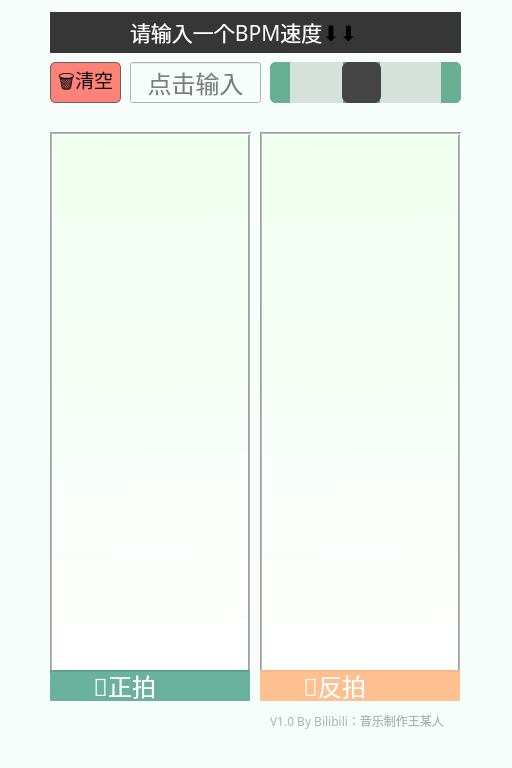
<?xml version="1.0" encoding="UTF-8"?>
<ui version="4.0">
 <class>Main</class>
 <widget class="QMainWindow" name="Main">
  <property name="enabled">
   <bool>true</bool>
  </property>
  <property name="geometry">
   <rect>
    <x>0</x>
    <y>0</y>
    <width>512</width>
    <height>768</height>
   </rect>
  </property>
  <property name="sizePolicy">
   <sizepolicy hsizetype="Preferred" vsizetype="Preferred">
    <horstretch>0</horstretch>
    <verstretch>0</verstretch>
   </sizepolicy>
  </property>
  <property name="minimumSize">
   <size>
    <width>512</width>
    <height>768</height>
   </size>
  </property>
  <property name="maximumSize">
   <size>
    <width>512</width>
    <height>768</height>
   </size>
  </property>
  <property name="baseSize">
   <size>
    <width>0</width>
    <height>0</height>
   </size>
  </property>
  <property name="font">
   <font>
    <family>HarmonyOS Sans SC Light</family>
    <pointsize>14</pointsize>
    <underline>false</underline>
   </font>
  </property>
  <property name="cursor">
   <cursorShape>ArrowCursor</cursorShape>
  </property>
  <property name="mouseTracking">
   <bool>true</bool>
  </property>
  <property name="tabletTracking">
   <bool>true</bool>
  </property>
  <property name="focusPolicy">
   <enum>Qt::TabFocus</enum>
  </property>
  <property name="contextMenuPolicy">
   <enum>Qt::NoContextMenu</enum>
  </property>
  <property name="acceptDrops">
   <bool>true</bool>
  </property>
  <property name="windowTitle">
   <string>音乐基值计算器</string>
  </property>
  <property name="windowIcon">
   <iconset>
    <normaloff>ico256.ico</normaloff>ico256.ico</iconset>
  </property>
  <property name="toolTip">
   <string>1111111111</string>
  </property>
  <property name="toolTipDuration">
   <number>5</number>
  </property>
  <property name="styleSheet">
   <string notr="true">alternate-background-color: rgb(226, 226, 226);
color: rgb(0, 0, 0);
background-color: rgb(246, 253, 251);</string>
  </property>
  <property name="iconSize">
   <size>
    <width>100</width>
    <height>100</height>
   </size>
  </property>
  <property name="documentMode">
   <bool>false</bool>
  </property>
  <property name="unifiedTitleAndToolBarOnMac">
   <bool>false</bool>
  </property>
  <widget class="QWidget" name="main">
   <property name="font">
    <font>
     <family>HarmonyOS Sans</family>
     <pointsize>16</pointsize>
     <underline>false</underline>
    </font>
   </property>
   <property name="styleSheet">
    <string notr="true">alternate-background-color: rgb(226, 226, 226);
color: rgb(0, 0, 0);
background-color: rgb(246, 253, 251);</string>
   </property>
   <widget class="QPushButton" name="pushButton_qingkong">
    <property name="geometry">
     <rect>
      <x>50</x>
      <y>62</y>
      <width>71</width>
      <height>41</height>
     </rect>
    </property>
    <property name="font">
     <font>
      <family>HarmonyOS Sans SC</family>
      <pointsize>14</pointsize>
      <underline>false</underline>
     </font>
    </property>
    <property name="cursor">
     <cursorShape>PointingHandCursor</cursorShape>
    </property>
    <property name="mouseTracking">
     <bool>true</bool>
    </property>
    <property name="tabletTracking">
     <bool>false</bool>
    </property>
    <property name="focusPolicy">
     <enum>Qt::StrongFocus</enum>
    </property>
    <property name="autoFillBackground">
     <bool>false</bool>
    </property>
    <property name="styleSheet">
     <string notr="true"> QPushButton {  
            border: 1px solid rgba(100, 100, 100,255); /* QPushButton边框的宽度、样式和颜色 */
            background-color: rgba(255, 130, 120,255);
            color:rgb(0, 0, 0);
             /* border: none; /* 无边框 */  
            border-radius: 5px; /* 边框圆角 */  
			/*font-size: 18pt; /* 字体大小 */
        }

QPushButton:hover {  
            /* 鼠标悬停效果 */  
            background-color: rgba(56, 170, 107,185); /* 更深的背景 */  
        }  

QPushButton:pressed { /* 鼠标按压在QPushButton上时的状态 */
    background-color: rgba(56, 170, 107,255);
}</string>
    </property>
    <property name="locale">
     <locale language="Chinese" country="China"/>
    </property>
    <property name="text">
     <string>🗑️清空</string>
    </property>
    <property name="checkable">
     <bool>false</bool>
    </property>
    <property name="autoRepeat">
     <bool>false</bool>
    </property>
    <property name="autoExclusive">
     <bool>false</bool>
    </property>
    <property name="autoDefault">
     <bool>false</bool>
    </property>
   </widget>
   <widget class="QScrollBar" name="horizontalScrollBar">
    <property name="geometry">
     <rect>
      <x>270</x>
      <y>62</y>
      <width>191</width>
      <height>41</height>
     </rect>
    </property>
    <property name="font">
     <font>
      <family>HarmonyOS Sans SC</family>
      <pointsize>20</pointsize>
      <underline>false</underline>
     </font>
    </property>
    <property name="cursor">
     <cursorShape>PointingHandCursor</cursorShape>
    </property>
    <property name="mouseTracking">
     <bool>true</bool>
    </property>
    <property name="focusPolicy">
     <enum>Qt::TabFocus</enum>
    </property>
    <property name="contextMenuPolicy">
     <enum>Qt::CustomContextMenu</enum>
    </property>
    <property name="acceptDrops">
     <bool>false</bool>
    </property>
    <property name="autoFillBackground">
     <bool>false</bool>
    </property>
    <property name="styleSheet">
     <string notr="true">/* 设置水平滚动条的样式 */

/* 整体样式 */
QScrollBar:horizontal{
	
    margin:0px 00px 0px 00px; /* 外边距 */
    background-color:rgb(85, 170, 127); /* 背景颜色 */
	border-radius:6px;  /*边角圆润*/
    border:none; /* 边框 */
    height:20px; /* 高度 */
    padding-left:20px;  /*左预留位置*/
    padding-right:20px;  /*右预留位置*/
}
/* 滑块样式 */
QScrollBar::handle:horizontal{

    background-color:rgb(68, 68, 68); /* 背景颜色 */
    border-radius:7px; /*边角圆润*/
    height:20px; /* 高度 */
}

/* 滑块悬停样式 */
QScrollBar::handle:horizontal:hover{
    background: rgb(75, 75, 75); /* 背景颜色 */
}

/*滑块按下样式*/
QScrollBar::handle:horizontal:pressed{
    background-color: rgb(44, 44, 44);
}

/* 向右按钮样式 */
QScrollBar::add-line:horizontal{
    subcontrol-position: right; /* 子控件位置 */
    subcontrol-origin:margin; /* 子控件原点 */
    background-color:rgb(104, 175, 148);
    border:0px solid rgb(255, 170, 0); /* 边框 */
    height:41px; /* 高度 */
    width:25px; /* 宽度 */
	border-radius:6px;  /*边角圆润*/
}
QScrollBar::add-line:horizontal:hover{
	 background-color:rgb(99, 190, 142)
}

QScrollBar::add-line:horizontal:pressed{
    background-color:rgb(87, 147, 127);
}

/* 向左按钮样式 */
QScrollBar::sub-line:horizontal{
	
    subcontrol-position: left; /* 子控件位置 */
    subcontrol-origin:margin; /* 子控件原点 */
    background-color:rgb(104, 175, 148);
    border:0px solid rgb(103, 170, 151); /* 边框 */
    height:41px; /* 高度 */
    width:25px; /* 宽度 */
	border-radius:6px;  /*边角圆润*/
}
QScrollBar::sub-line:horizontal:hover{
	 background-color:rgb(99, 190, 142)
}

QScrollBar::sub-line:horizontal:pressed{
    background-color:rgb(87, 147, 127);
}
/* 向左箭头样式 */
QScrollBar::left-arrow:horizontal{
   /* border-image:url(:/commonImg/Resources/image/common/arrowLeft.png); /* 图片路径 */
    width:30px; /* 宽度 */
    height:1px; /* 高度 */
}

/* 向右箭头样式 */
QScrollBar::right-arrow:horizontal{
    /*border-image:url(:/commonImg/Resources/image/common/arrowRight.png); /* 图片路径 */
    width:6px; /* 宽度 */
    height:60px; /* 高度 */
}

/* 滚动区域样式 */
QScrollBar::sub-page:horizontal,
QScrollBar::add-page:horizontal{
    background-color:rgb(213, 226, 219)
}
</string>
    </property>
    <property name="minimum">
     <number>20</number>
    </property>
    <property name="maximum">
     <number>300</number>
    </property>
    <property name="singleStep">
     <number>1</number>
    </property>
    <property name="pageStep">
     <number>100</number>
    </property>
    <property name="value">
     <number>150</number>
    </property>
    <property name="sliderPosition">
     <number>150</number>
    </property>
    <property name="orientation">
     <enum>Qt::Horizontal</enum>
    </property>
    <property name="invertedAppearance">
     <bool>false</bool>
    </property>
    <property name="invertedControls">
     <bool>true</bool>
    </property>
   </widget>
   <widget class="QLabel" name="label">
    <property name="enabled">
     <bool>true</bool>
    </property>
    <property name="geometry">
     <rect>
      <x>130</x>
      <y>12</y>
      <width>251</width>
      <height>41</height>
     </rect>
    </property>
    <property name="sizePolicy">
     <sizepolicy hsizetype="Preferred" vsizetype="Preferred">
      <horstretch>0</horstretch>
      <verstretch>0</verstretch>
     </sizepolicy>
    </property>
    <property name="font">
     <font>
      <family>HarmonyOS Sans SC</family>
      <pointsize>16</pointsize>
      <underline>false</underline>
     </font>
    </property>
    <property name="acceptDrops">
     <bool>false</bool>
    </property>
    <property name="styleSheet">
     <string notr="true">background-color:rgba(54, 54, 54, 255);</string>
    </property>
    <property name="frameShadow">
     <enum>QFrame::Plain</enum>
    </property>
    <property name="text">
     <string>&lt;html&gt;&lt;head/&gt;&lt;body&gt;&lt;p&gt;&lt;span style=&quot; color:#ffffff;&quot;&gt;请输入一个BPM速度&lt;/span&gt;⬇⬇&lt;/p&gt;&lt;/body&gt;&lt;/html&gt;</string>
    </property>
    <property name="textFormat">
     <enum>Qt::AutoText</enum>
    </property>
    <property name="scaledContents">
     <bool>false</bool>
    </property>
    <property name="alignment">
     <set>Qt::AlignLeading|Qt::AlignLeft|Qt::AlignVCenter</set>
    </property>
    <property name="textInteractionFlags">
     <set>Qt::LinksAccessibleByMouse</set>
    </property>
    <property name="1" stdset="0">
     <color>
      <red>255</red>
      <green>255</green>
      <blue>255</blue>
     </color>
    </property>
   </widget>
   <widget class="QLabel" name="label_2">
    <property name="geometry">
     <rect>
      <x>50</x>
      <y>132</y>
      <width>201</width>
      <height>541</height>
     </rect>
    </property>
    <property name="font">
     <font>
      <family>HarmonyOS Sans SC Medium</family>
      <pointsize>18</pointsize>
      <underline>false</underline>
     </font>
    </property>
    <property name="cursor">
     <cursorShape>ArrowCursor</cursorShape>
    </property>
    <property name="mouseTracking">
     <bool>false</bool>
    </property>
    <property name="tabletTracking">
     <bool>false</bool>
    </property>
    <property name="focusPolicy">
     <enum>Qt::ClickFocus</enum>
    </property>
    <property name="contextMenuPolicy">
     <enum>Qt::ActionsContextMenu</enum>
    </property>
    <property name="statusTip">
     <string/>
    </property>
    <property name="accessibleName">
     <string>23233</string>
    </property>
    <property name="accessibleDescription">
     <string>12222</string>
    </property>
    <property name="layoutDirection">
     <enum>Qt::LeftToRight</enum>
    </property>
    <property name="autoFillBackground">
     <bool>false</bool>
    </property>
    <property name="styleSheet">
     <string notr="true">selection-color:rgb(255, 255, 255);
color:rgb(0, 0, 0);
selection-background-color:rgb(124, 136, 144);
background-color: qlineargradient(spread:pad, x1:0.483, y1:0, x2:0.489, y2:1, stop:0 rgba(239, 255, 239, 255), stop:1 rgba(255, 255, 255, 255))</string>
    </property>
    <property name="frameShape">
     <enum>QFrame::Box</enum>
    </property>
    <property name="frameShadow">
     <enum>QFrame::Sunken</enum>
    </property>
    <property name="lineWidth">
     <number>1</number>
    </property>
    <property name="midLineWidth">
     <number>1</number>
    </property>
    <property name="text">
     <string/>
    </property>
    <property name="textFormat">
     <enum>Qt::PlainText</enum>
    </property>
    <property name="openExternalLinks">
     <bool>true</bool>
    </property>
    <property name="textInteractionFlags">
     <set>Qt::LinksAccessibleByMouse|Qt::TextSelectableByMouse</set>
    </property>
   </widget>
   <widget class="QMdiArea" name="mdiArea">
    <property name="geometry">
     <rect>
      <x>50</x>
      <y>12</y>
      <width>411</width>
      <height>41</height>
     </rect>
    </property>
    <property name="styleSheet">
     <string notr="true"/>
    </property>
    <property name="background">
     <brush brushstyle="SolidPattern">
      <color alpha="255">
       <red>54</red>
       <green>54</green>
       <blue>54</blue>
      </color>
     </brush>
    </property>
    <property name="activationOrder">
     <enum>QMdiArea::CreationOrder</enum>
    </property>
    <property name="viewMode">
     <enum>QMdiArea::SubWindowView</enum>
    </property>
    <property name="documentMode">
     <bool>false</bool>
    </property>
    <property name="tabsClosable">
     <bool>false</bool>
    </property>
   </widget>
   <widget class="QLineEdit" name="speed_entry">
    <property name="enabled">
     <bool>true</bool>
    </property>
    <property name="geometry">
     <rect>
      <x>130</x>
      <y>62</y>
      <width>131</width>
      <height>41</height>
     </rect>
    </property>
    <property name="font">
     <font>
      <family>OPPOSans M</family>
      <pointsize>18</pointsize>
      <italic>false</italic>
      <bold>false</bold>
      <underline>false</underline>
     </font>
    </property>
    <property name="mouseTracking">
     <bool>true</bool>
    </property>
    <property name="tabletTracking">
     <bool>true</bool>
    </property>
    <property name="focusPolicy">
     <enum>Qt::ClickFocus</enum>
    </property>
    <property name="contextMenuPolicy">
     <enum>Qt::NoContextMenu</enum>
    </property>
    <property name="acceptDrops">
     <bool>true</bool>
    </property>
    <property name="styleSheet">
     <string notr="true">selection-color: rgb(255, 255, 180);
selection-background-color: rgb(63, 72, 85);
</string>
    </property>
    <property name="text">
     <string notr="true"/>
    </property>
    <property name="frame">
     <bool>true</bool>
    </property>
    <property name="alignment">
     <set>Qt::AlignCenter</set>
    </property>
    <property name="dragEnabled">
     <bool>false</bool>
    </property>
    <property name="placeholderText">
     <string notr="true">点击输入</string>
    </property>
    <property name="cursorMoveStyle">
     <enum>Qt::VisualMoveStyle</enum>
    </property>
    <property name="clearButtonEnabled">
     <bool>false</bool>
    </property>
   </widget>
   <widget class="QLabel" name="label_3">
    <property name="geometry">
     <rect>
      <x>260</x>
      <y>132</y>
      <width>201</width>
      <height>541</height>
     </rect>
    </property>
    <property name="font">
     <font>
      <family>HarmonyOS Sans SC Medium</family>
      <pointsize>18</pointsize>
      <underline>false</underline>
     </font>
    </property>
    <property name="cursor">
     <cursorShape>ArrowCursor</cursorShape>
    </property>
    <property name="mouseTracking">
     <bool>false</bool>
    </property>
    <property name="tabletTracking">
     <bool>false</bool>
    </property>
    <property name="focusPolicy">
     <enum>Qt::ClickFocus</enum>
    </property>
    <property name="contextMenuPolicy">
     <enum>Qt::ActionsContextMenu</enum>
    </property>
    <property name="statusTip">
     <string/>
    </property>
    <property name="accessibleName">
     <string>23233</string>
    </property>
    <property name="accessibleDescription">
     <string>12222</string>
    </property>
    <property name="layoutDirection">
     <enum>Qt::LeftToRight</enum>
    </property>
    <property name="autoFillBackground">
     <bool>false</bool>
    </property>
    <property name="styleSheet">
     <string notr="true">selection-color:rgb(255, 255, 255);
color:rgb(0, 0, 0);
selection-background-color:rgb(124, 136, 144);
background-color: qlineargradient(spread:pad, x1:0.483, y1:0, x2:0.489, y2:1, stop:0 rgba(239, 255, 239, 255), stop:1 rgba(255, 255, 255, 255))</string>
    </property>
    <property name="frameShape">
     <enum>QFrame::Box</enum>
    </property>
    <property name="frameShadow">
     <enum>QFrame::Sunken</enum>
    </property>
    <property name="lineWidth">
     <number>1</number>
    </property>
    <property name="midLineWidth">
     <number>1</number>
    </property>
    <property name="text">
     <string/>
    </property>
    <property name="textFormat">
     <enum>Qt::PlainText</enum>
    </property>
    <property name="openExternalLinks">
     <bool>true</bool>
    </property>
    <property name="textInteractionFlags">
     <set>Qt::LinksAccessibleByMouse|Qt::TextSelectableByMouse</set>
    </property>
   </widget>
   <widget class="QLabel" name="label_ZP">
    <property name="geometry">
     <rect>
      <x>50</x>
      <y>670</y>
      <width>200</width>
      <height>31</height>
     </rect>
    </property>
    <property name="font">
     <font>
      <family>HarmonyOS Sans SC Medium</family>
      <pointsize>18</pointsize>
      <underline>false</underline>
     </font>
    </property>
    <property name="styleSheet">
     <string notr="true">background-color: rgba(69, 157, 132, 200);

color: rgb(255, 255, 255);</string>
    </property>
    <property name="text">
     <string>       🎼正拍</string>
    </property>
    <property name="alignment">
     <set>Qt::AlignLeading|Qt::AlignLeft|Qt::AlignVCenter</set>
    </property>
   </widget>
   <widget class="QLabel" name="label_FP">
    <property name="geometry">
     <rect>
      <x>260</x>
      <y>670</y>
      <width>200</width>
      <height>31</height>
     </rect>
    </property>
    <property name="font">
     <font>
      <family>HarmonyOS Sans SC Medium</family>
      <pointsize>18</pointsize>
      <underline>false</underline>
     </font>
    </property>
    <property name="styleSheet">
     <string notr="true">background-color: rgba(255, 184, 133, 230);
color: rgb(255, 255, 255);</string>
    </property>
    <property name="text">
     <string>       🎸反拍</string>
    </property>
    <property name="alignment">
     <set>Qt::AlignLeading|Qt::AlignLeft|Qt::AlignVCenter</set>
    </property>
   </widget>
   <widget class="QLabel" name="label_4">
    <property name="geometry">
     <rect>
      <x>270</x>
      <y>705</y>
      <width>191</width>
      <height>31</height>
     </rect>
    </property>
    <property name="font">
     <font>
      <family>HarmonyOS Sans SC</family>
      <pointsize>9</pointsize>
      <underline>false</underline>
     </font>
    </property>
    <property name="styleSheet">
     <string notr="true">color: rgba(158, 158, 158,200);</string>
    </property>
    <property name="text">
     <string>V1.0 By Bilibili：音乐制作王某人</string>
    </property>
   </widget>
   <widget class="QLabel" name="label_PS">
    <property name="geometry">
     <rect>
      <x>30</x>
      <y>710</y>
      <width>151</width>
      <height>41</height>
     </rect>
    </property>
    <property name="font">
     <font>
      <family>HarmonyOS Sans SC Light</family>
      <pointsize>12</pointsize>
      <underline>false</underline>
     </font>
    </property>
    <property name="text">
     <string/>
    </property>
   </widget>
   <zorder>mdiArea</zorder>
   <zorder>pushButton_qingkong</zorder>
   <zorder>label</zorder>
   <zorder>label_2</zorder>
   <zorder>speed_entry</zorder>
   <zorder>label_3</zorder>
   <zorder>label_FP</zorder>
   <zorder>label_ZP</zorder>
   <zorder>label_4</zorder>
   <zorder>horizontalScrollBar</zorder>
   <zorder>label_PS</zorder>
  </widget>
  <widget class="QStatusBar" name="statusbar">
   <property name="toolTipDuration">
    <number>1000</number>
   </property>
   <property name="sizeGripEnabled">
    <bool>true</bool>
   </property>
  </widget>
 </widget>
 <tabstops>
  <tabstop>pushButton_qingkong</tabstop>
  <tabstop>horizontalScrollBar</tabstop>
 </tabstops>
 <resources/>
 <connections/>
</ui>
